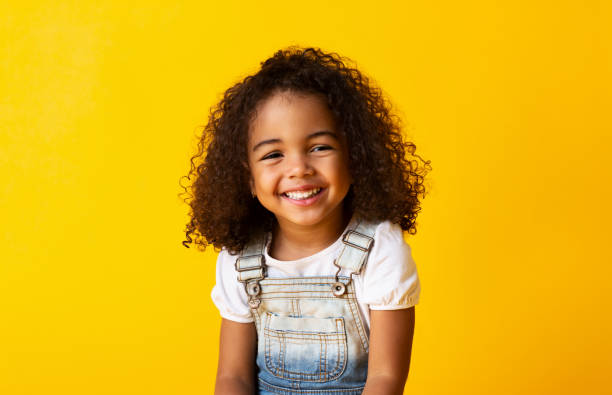
#> input picture Cartoonify/Child.jpg, 612 x 395 px
$ jupyter execute CartoonifyImage.ipynb
#> lines starting #> are read from the running program, lines starting #| are printed output that depends on the picture; after the words box and inside, x2 and y2 are one past the last pixel; in counts of white or black regions, pixels touching at a corner belong together
[cell 1]
import cv2
import numpy as np
import matplotlib.pyplot as plt

[cell 2]
#CV2: Imported to use OpenCV for image processing
#Numpy: Images are stored and processed as numbers. These are taken as arrays. We use NumPy to deal with arrays.
#Matplotlib: This library is used for visualization and plotting. Thus, it is imported to form the plot of images.

LOAD IMAGE

[cell 3]
def fileReader(filename):
#> called with filename = 'Child.jpg'
    img=cv2.imread(filename) #files in python are read in bgr format so let's convert it into rgb
#> img is the input picture: shape (395, 612, 3); mean B, G, R 26.3, 173, 220.3
    img =cv2.cvtColor(img , cv2.COLOR_BGR2RGB)
    plt.imshow(img)
    plt.show()
    return img

[cell 4]
#Adding an image from the browser
    #as we are returning this img so we are gonna get the array of the image to remove that we are gonna fileReader function call a variable name
filename="Child.jpg"
img = fileReader(filename)
org_img=np.copy(img)

CREATE EDGE MASK

[cell 5]
#now we are gonna make cartoon also egde is a pretty important thing while cartoonifying it that is we are gonna increase the edges.
# we are gonna make use of adaptve threshold in openCv library
def edge_mask(img, line_size,blur_value):
    """
    input: Input Image
    Oputput: Edges of Images"""
#> called with line_size = 9, blur_value = 9
    gray=cv2.cvtColor(img,cv2.COLOR_RGB2GRAY)
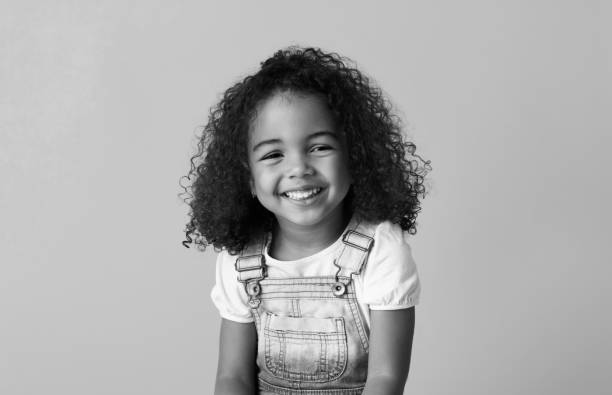
#> gray: shape (395, 612); min 0, max 255, mean 170.5
    gray_blur = cv2.medianBlur(gray,blur_value)
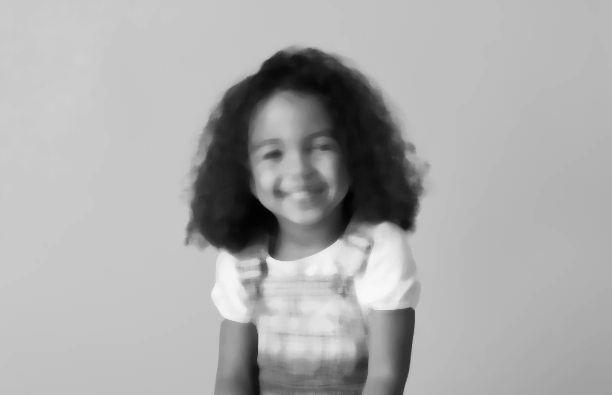
#> gray_blur: shape (395, 612); min 2, max 248, mean 171
    edges = cv2.adaptiveThreshold(gray_blur,255,cv2.ADAPTIVE_THRESH_MEAN_C,
    cv2.THRESH_BINARY, line_size, blur_value)
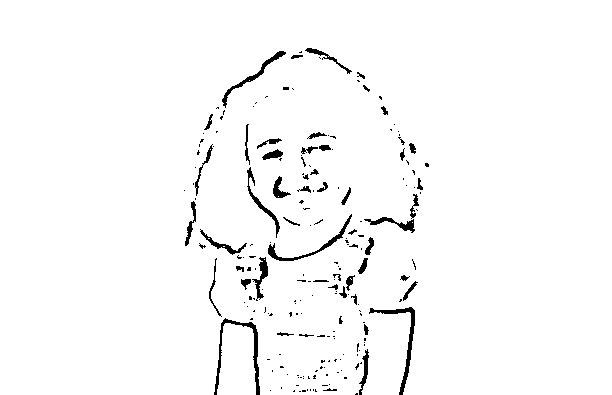
#> edges: shape (395, 612); 97.5% white; 200 black regions (148 under 20 px), largest, box (x1, y1, x2, y2) and area: (214, 318, 260, 395) 563, (369, 307, 415, 395) 510, (268, 214, 352, 261) 392
    return edges

[cell 6]
line_size,blur_value = 9,9
edges= edge_mask(img, line_size, blur_value)
#lets plot it
plt.imshow(edges , cmap="binary")
plt.show()

REDUCE THE COLOR PALLET

[cell 7]
def colorQuantization(img, k):

    # Transform the image that is reshaping this image
#> called with k = 3
    data=np.float32(img).reshape(-1,3)
    #Determine the criteria
    criteria = (cv2.TERM_CRITERIA_EPS + cv2.TERM_CRITERIA_MAX_ITER, 20 , 0.001)
    #Implementing K-means
    ret, label ,center=cv2.kmeans(data,k, None, criteria , 10 , cv2.KMEANS_RANDOM_CENTERS)
#> ret = 374555963.9; center = [[78.86, 44.02, 21.87], [209.5, 186.7, 171.6], [248.9, 195.5, 5.15]]
    center=np.uint8(center)
#> center = [[78, 44, 21], [209, 186, 171], [248, 195, 5]]

    result = center[label.flatten()]
    result= result.reshape(img.shape)
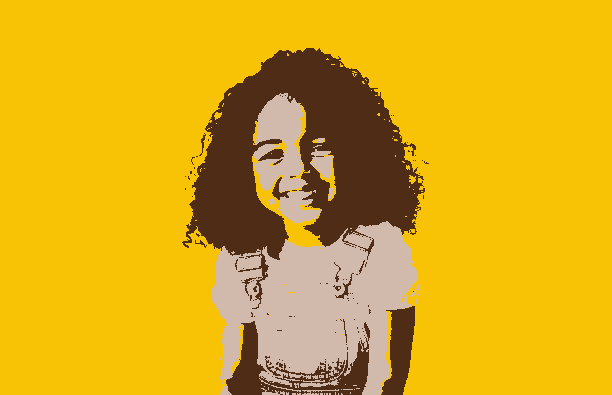
#> result: shape (395, 612, 3); mean R, G, B 219.4, 172.5, 26

    return result

[cell 8]
imgQuantiz=colorQuantization(img,k=3)
plt.imshow(img)
plt.show()

[cell 9]
#Reduce the noise that is we substantially blurrred out our image
blurred=cv2.bilateralFilter(img, d=3, sigmaColor=200, sigmaSpace=200)
plt.imshow(blurred)
plt.show()

COMBINE EDGE MASK WITH CONTIZE COLOR

[cell 10]
def Cartoon():
    c=cv2.bitwise_and(blurred,blurred,mask=edges)
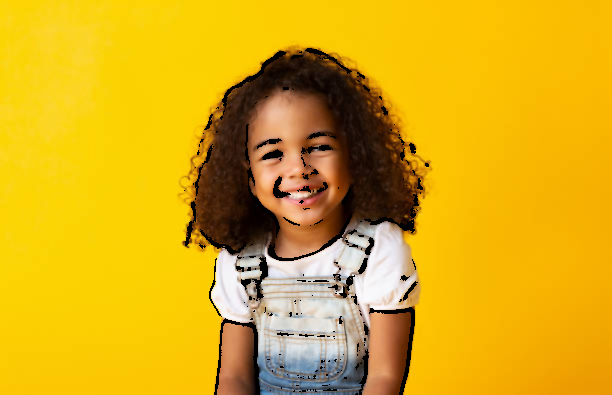
#> c: shape (395, 612, 3); mean R, G, B 217.2, 170.9, 25.1

    plt.imshow(c)
    plt.title("Cartoonified Image")
    plt.show()

    plt.imshow(org_img)
    plt.title("Orginal Image")
    plt.show()
